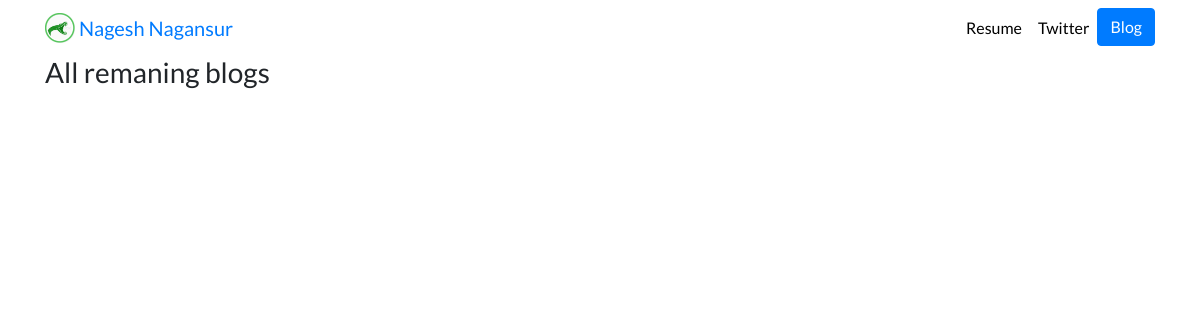
/blog/all_blogs/, run on an earlier commit of the app's database.
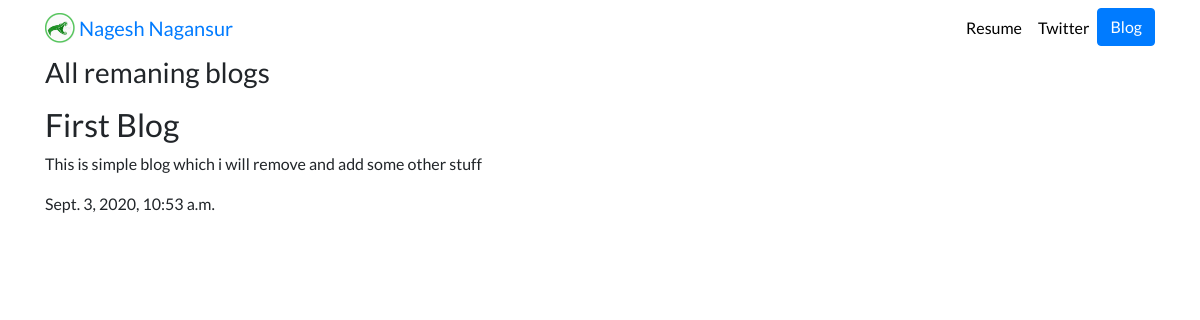
And on a later commit of the database.
### blog/models.py (models this page shows, shortened)
class blog(models.Model):
    title= models.CharField(max_length=50)
    discription=models.TextField()
    date = models.DateTimeField(auto_now_add=True)

### blog/views.py (the view)
def all_blogs(request):
    all_blogs=models.blog.objects.order_by('-date')[5:]
    return render(request,"blog/all_blogs.html",{"all_blogs":all_blogs})

### blog/templates/blog/all_blogs.html (shortened to what this page needs)
{% extends 'portfolio_app/base.html' %}
    {% block content%}
    <h3>All remaning blogs </h3>
    <p>{% for blog in all_blogs  %}</p>
    <h2>{{ blog.title }}</h2>
    <p>{{ blog.discription }} </p>
    <p>{{ blog.date}}</p>
    <p>{% endfor%}</p>
    {% endblock %}

What changed in the data, as far as the page shows it:
added blog: title "First Blog", discription "This is simple blog which i will remove and add some other stuff", date "Sept. 3, 2020, 10:53 a.m."
